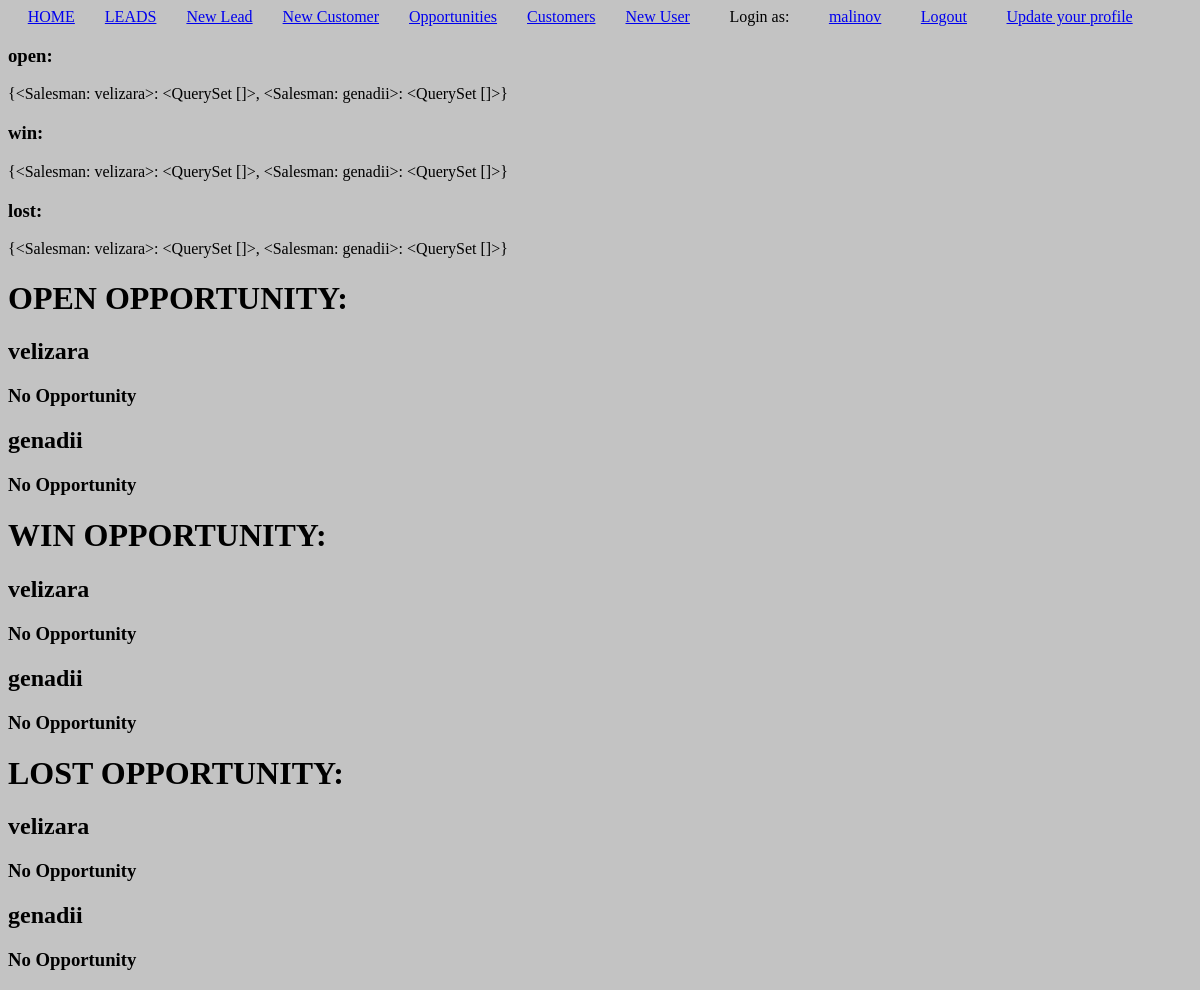
Page /leads/opportunity/all/ (signed in) on the earlier database version.
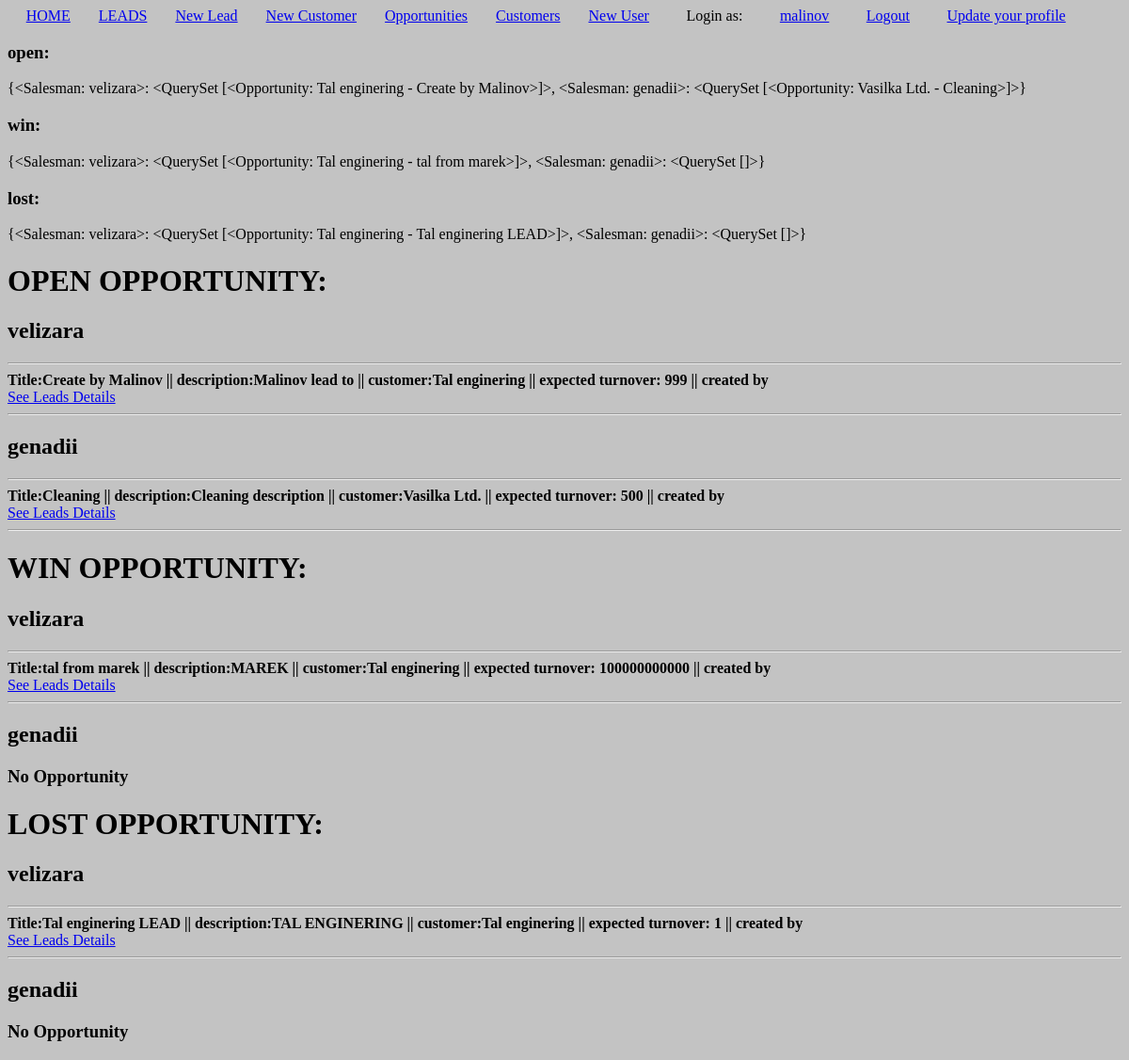
Same page on the later database version.
### agents/models.py (models this page shows)
class Salesman(models.Model):
    user = models.OneToOneField(Agent, on_delete=models.CASCADE)
    manager = models.ForeignKey(Manager, on_delete=models.SET_NULL, null=True)
    first_name = models.CharField(max_length=30, null=True, blank=True)
    last_name = models.CharField(max_length=30, null=True, blank=True)
    email = models.EmailField(null=True, blank=True)
    phone_number = models.CharField(max_length=10, null=True, blank=True)
    def __str__(self):
        return self.user.username

class Agent(AbstractUser):
    is_salesman = models.BooleanField(default=False)
    is_manager = models.BooleanField(default=False)
    is_general_manager = models.BooleanField(default=False)

### leads/models.py (models this page shows)
class Opportunity(models.Model):
    title = models.CharField(max_length=33)
    description = models.TextField(max_length=400)
    customer = models.ForeignKey(Customer, on_delete=models.CASCADE)
    expected_turnover = models.IntegerField(default=0)
    converted_by = models.ForeignKey(Agent, on_delete=models.SET_NULL, null=True)
    status = models.CharField(max_length=10, choices=OPPORTUNITY_STATUS_CHOICES, default='Open')
    def __str__(self):
        return f'{self.customer.name} - {self.title}'

class Customer(models.Model):
    name = models.CharField(max_length=33, unique=True)
    salesman = models.ForeignKey(Salesman, on_delete=models.SET_NULL, null=True)
    def __str__(self):
        return self.name

### leads/views.py (the view, shortened to what this page needs)
# urls.py: path('opportunity/all/', opportunity_list, name='opportunity-list'),
def opportunity_list(request):
    obj_list = {}
    win_obj_list = {}
    lost_obj_list = {}
    is_manager = False
    if request.user.is_manager:
        is_manager = True
        manager_salesmen = Salesman.objects.filter(manager=request.user.manager)
        for salesman in manager_salesmen:
            salesman_obj_list = Opportunity.objects.filter(customer__salesman=salesman) \
                .exclude(status='WIN').exclude(status='LOST')
            salesman_win_obj_list = Opportunity.objects.filter(status='WIN').filter(customer__salesman=salesman)
            salesman_lost_obj_list = Opportunity.objects.filter(status='LOST').filter(customer__salesman=salesman)
            obj_list[salesman] = salesman_obj_list
            win_obj_list[salesman] = salesman_win_obj_list
            lost_obj_list[salesman] = salesman_lost_obj_list
    elif request.user.is_general_manager:
        obj_list = Opportunity.objects.all().exclude(status='WIN').exclude(status='LOST')
        win_obj_list = Opportunity.objects.filter(status='WIN')
        lost_obj_list = Opportunity.objects.filter(status='LOST')
    context = {
        'obj_list': obj_list,
        'win_obj_list': win_obj_list,
        'lost_obj_list': lost_obj_list,
        'is_manager': is_manager,
    }
    return render(request, 'opportunity_list.html', context)

### leads/templates/opportunity_list.html (shortened to what this page needs)
{% include 'base.html' %}
{% block content %}
    <h3>open:</h3>{{obj_list}}
    <h3>win:</h3>{{win_obj_list}}
    <h3>lost:</h3>{{lost_obj_list}}
    <h1>OPEN OPPORTUNITY:</h1>
    {% if is_manager %}
        {% for key, value in obj_list.items %}
            <h2>{{key}}</h2>
            {% if value %}
                {% for obj in value %}
                    <hr>
                    <h4 style="margin: 0;">Title:{{obj.title}} || description:{{obj.description}} || customer:{{obj.customer}} || expected turnover: {{obj.expected_turnover}} || created by {{obj.created_by}}</h4>
                    <a href="{% url 'opportunity-detail' obj.pk %}">See Leads Details</a>
                    <hr>
                {% endfor %}
            {% else %}
                <h3>No Opportunity</h3>
            {% endif %}
        {% endfor %}
    {% endif %}
    <h1>WIN OPPORTUNITY:</h1>
    {% if is_manager %}
        {% for key, value in win_obj_list.items %}
        <h2>{{key}}</h2>
            {% if value %}
                {% for obj in value %}
                    <hr>
                    <h4 style="margin: 0;">Title:{{obj.title}} || description:{{obj.description}} || customer:{{obj.customer}} || expected turnover: {{obj.expected_turnover}} || created by {{obj.created_by}}</h4>
                    <a href="{% url 'opportunity-detail' obj.pk %}">See Leads Details</a>
                    <hr>
                {% endfor %}
            {% else %}
                <h3>No Opportunity</h3>
            {% endif %}
    {% endfor %}
    {% endif %}
    <h1>LOST OPPORTUNITY:</h1>
    {% if is_manager %}
        {% for key, value in lost_obj_list.items %}
        <h2>{{key}}</h2>
            {% if value %}
                {% for obj in value %}
                    <hr>
                    <h4 style="margin: 0;">Title:{{obj.title}} || description:{{obj.description}} || customer:{{obj.customer}} || expected turnover: {{obj.expected_turnover}} || created by {{obj.created_by}}</h4>
                    <a href="{% url 'opportunity-detail' obj.pk %}">See Leads Details</a>
                    <hr>
                {% endfor %}
            {% else %}
                <h3>No Opportunity</h3>
            {% endif %}
    {% endfor %}
    {% endif %}
{% endblock content %}

Differences in the rows shown:
shown differently, row unchanged: Salesman "velizara": user.title "{<Salesman: velizara>: <QuerySet []>, <Salesman: genadii>: <QuerySet []>}" → "{<Salesman: velizara>: <QuerySet [<Opportunity: Tal enginering - Create by Malinov>]>, <Salesman: genadii>: <QuerySet [<Opportunity: Vasilka Ltd. - Cleaning>]>}"; user.username "{<Salesman: velizara>: <QuerySet []>, <Salesman: genadii>: <QuerySet []>}" → "{<Salesman: velizara>: <QuerySet [<Opportunity: Tal enginering - tal from marek>]>, <Salesman: genadii>: <QuerySet []>}"; user.username "{<Salesman: velizara>: <QuerySet []>, <Salesman: genadii>: <QuerySet []>}" → "{<Salesman: velizara>: <QuerySet [<Opportunity: Tal enginering - Tal enginering LEAD>]>, <Salesman: genadii>: <QuerySet []>}"; no longer shows "No Opportunity No Opportunity No Opportunity"
added Opportunity: title "Create by Malinov", description "Malinov lead to", customer "Tal enginering", expected_turnover "999", shown under Salesman "velizara"
shown differently, row unchanged: Salesman "genadii": no longer shows "No Opportunity"
added Opportunity: title "Cleaning", description "Cleaning description", customer "Vasilka Ltd.", expected_turnover "500", shown under Salesman "genadii"
added Opportunity: title "tal from marek", description "MAREK", customer "Tal enginering", expected_turnover "100000000000", shown under Salesman "velizara"
added Opportunity: title "Tal enginering LEAD", description "TAL ENGINERING", customer "Tal enginering", expected_turnover "1", shown under Salesman "velizara"
